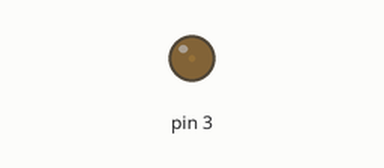
This sketch was run on a simulated Arduino Uno, built with avr-gcc and run on an emulated ATmega328P. Shown: output pins drawn as LEDs (lit = HIGH).

Above: at 0.05 s.
At 1.15 s:
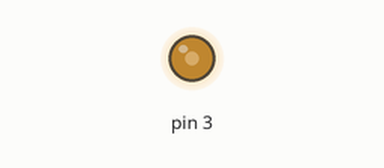
At 2.3 s:
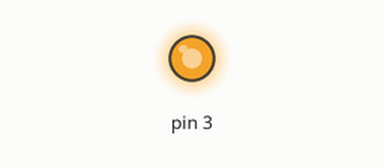
At 4.6 s:
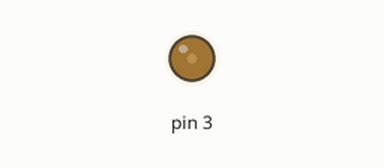
Timing chart, 0 to 6.7 s (numbered marks = the images above):
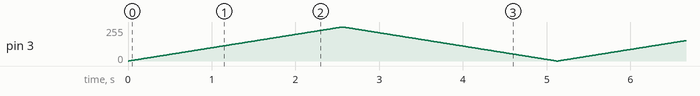

The sketch:

expt8_for_loop.ino
```cpp
int i;
void setup()
{
 pinMode(3,OUTPUT);
}
void loop()
{
 for(i=0;i<=255;i=i+1)
{
 analogWrite(3,i);
delay(10);
}
for(i=255;i>=0;i=i-1)
{
 analogWrite(3,i);
delay(10);
}
}
```
